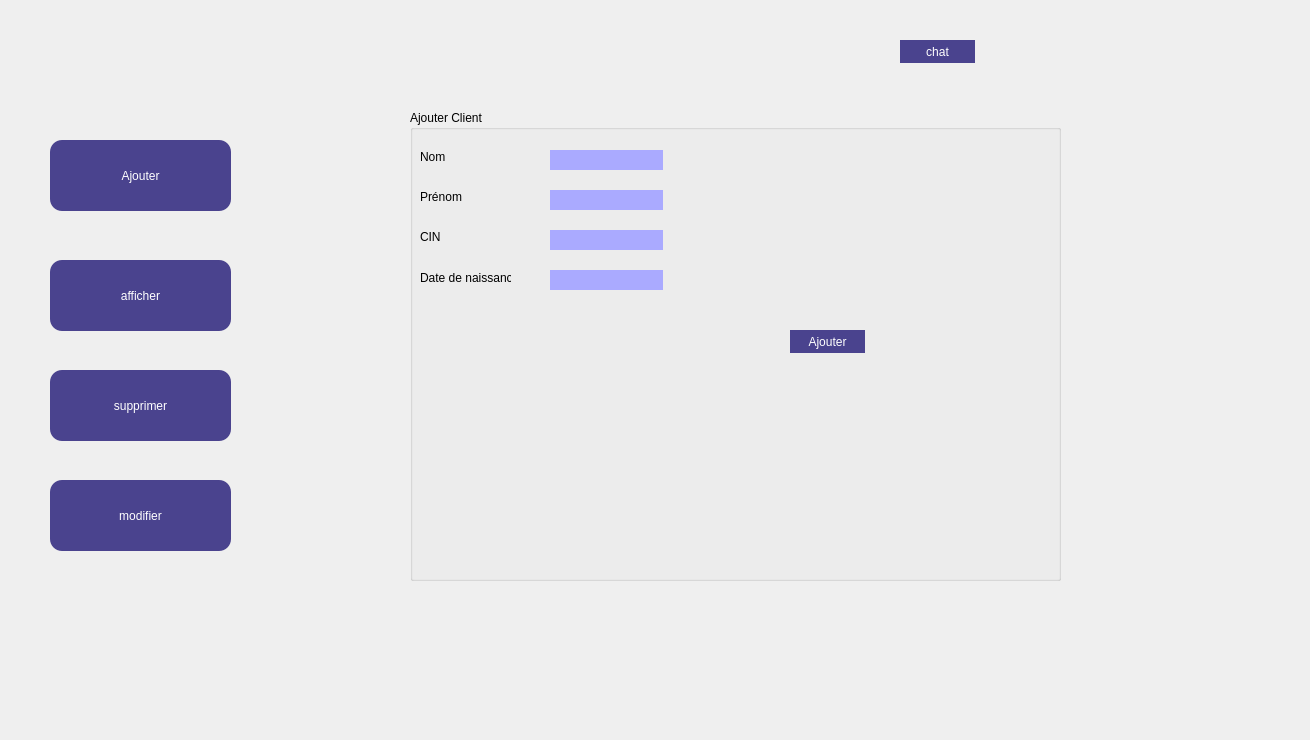
    <widget class="QWidget" name="page">
     <widget class="QGroupBox" name="groupBox">
      <property name="geometry">
       <rect>
        <x>410</x>
        <y>110</y>
        <width>651</width>
        <height>471</height>
       </rect>
      </property>
      <property name="title">
       <string>Ajouter Client</string>
      </property>
      <widget class="QLabel" name="label">
       <property name="geometry">
        <rect>
         <x>10</x>
         <y>40</y>
         <width>47</width>
         <height>13</height>
        </rect>
       </property>
       <property name="styleSheet">
        <string notr="true"/>
       </property>
       <property name="text">
        <string>Nom</string>
       </property>
      </widget>
      <widget class="QLabel" name="label_2">
       <property name="geometry">
        <rect>
         <x>10</x>
         <y>80</y>
         <width>47</width>
         <height>13</height>
        </rect>
       </property>
       <property name="text">
        <string>Prénom</string>
       </property>
      </widget>
      <widget class="QLabel" name="label_3">
       <property name="geometry">
        <rect>
         <x>10</x>
         <y>120</y>
         <width>47</width>
         <height>13</height>
        </rect>
       </property>
       <property name="text">
        <string>CIN</string>
       </property>
      </widget>
      <widget class="QLineEdit" name="lineEdit">
       <property name="geometry">
        <rect>
         <x>140</x>
         <y>40</y>
         <width>113</width>
         <height>20</height>
        </rect>
       </property>
       <property name="styleSheet">
        <string notr="true">background-color: rgb(170, 170, 255);
color: rgb(255, 255, 255);
border-radius: 12px;
font: 87 italic 8pt &quot;Segoe UI Black&quot;;</string>
       </property>
      </widget>
      <widget class="QLineEdit" name="lineEdit_2">
       <property name="geometry">
        <rect>
         <x>140</x>
         <y>80</y>
         <width>113</width>
         <height>20</height>
        </rect>
       </property>
       <property name="styleSheet">
        <string notr="true">background-color: rgb(170, 170, 255);
color: rgb(255, 255, 255);
border-radius: 12px;
font: 87 italic 8pt &quot;Segoe UI Black&quot;;</string>
       </property>
      </widget>
      <widget class="QLineEdit" name="lineEdit_3">
       <property name="geometry">
        <rect>
         <x>140</x>
         <y>120</y>
         <width>113</width>
         <height>20</height>
        </rect>
       </property>
       <property name="styleSheet">
        <string notr="true">background-color: rgb(170, 170, 255);
color: rgb(255, 255, 255);
border-radius: 12px;
font: 87 italic 8pt &quot;Segoe UI Black&quot;;</string>
       </property>
      </widget>
      <widget class="QLabel" name="label_6">
       <property name="geometry">
        <rect>
         <x>10</x>
         <y>160</y>
         <width>91</width>
         <height>16</height>
        </rect>
       </property>
       <property name="text">
        <string>Date de naissance</string>
       </property>
      </widget>
      <widget class="QLineEdit" name="lineEdit_4">
       <property name="geometry">
        <rect>
         <x>140</x>
         <y>160</y>
         <width>113</width>
         <height>20</height>
        </rect>
       </property>
       <property name="styleSheet">
        <string notr="true">background-color: rgb(170, 170, 255);
color: rgb(255, 255, 255);
border-radius: 12px;
font: 87 italic 8pt &quot;Segoe UI Black&quot;;</string>
       </property>
      </widget>
      <widget class="QPushButton" name="pushButton">
       <property name="geometry">
        <rect>
         <x>380</x>
         <y>220</y>
         <width>75</width>
         <height>23</height>
        </rect>
       </property>
       <property name="styleSheet">
        <string notr="true">QPushButton {
background-color: rgb(74, 67, 142);
color: rgb(255, 255, 255);
border-radius: 12px;
font: 87 italic 8pt &quot;Segoe UI Black&quot;;
}
QPushButton:hover:!pressed
{
	
	background-color: rgb(179, 126, 179);
}
</string>
       </property>
       <property name="text">
        <string>Ajouter</string>
       </property>
      </widget>
     </widget>
     <widget class="QLabel" name="label_4">
      <property name="geometry">
       <rect>
        <x>0</x>
        <y>0</y>
        <width>1301</width>
        <height>731</height>
       </rect>
      </property>
      <property name="text">
       <string/>
      </property>
      <property name="pixmap">
       <pixmap>../backgrr (1).png</pixmap>
      </property>
      <property name="scaledContents">
       <bool>true</bool>
      </property>
     </widget>
     <widget class="QPushButton" name="pushButton_2">
      <property name="geometry">
       <rect>
        <x>50</x>
        <y>140</y>
        <width>181</width>
        <height>71</height>
       </rect>
      </property>
      <property name="styleSheet">
       <string notr="true">QPushButton {
background-color: rgb(74, 67, 142);
color: rgb(255, 255, 255);
border-radius: 12px;
font: 87 italic 8pt &quot;Segoe UI Black&quot;;
}
QPushButton:hover:!pressed
{
	
	background-color: rgb(179, 126, 179);
}
</string>
      </property>
      <property name="text">
       <string>Ajouter</string>
      </property>
     </widget>
     <widget class="QPushButton" name="pushButton_3">
      <property name="geometry">
       <rect>
        <x>50</x>
        <y>260</y>
        <width>181</width>
        <height>71</height>
       </rect>
      </property>
      <property name="styleSheet">
       <string notr="true">QPushButton {
background-color: rgb(74, 67, 142);
color: rgb(255, 255, 255);
border-radius: 12px;
font: 87 italic 8pt &quot;Segoe UI Black&quot;;
}
QPushButton:hover:!pressed
{
	
	background-color: rgb(179, 126, 179);
}
</string>
      </property>
      <property name="text">
       <string>afficher</string>
      </property>
     </widget>
     <widget class="QPushButton" name="pushButton_4">
      <property name="geometry">
       <rect>
        <x>50</x>
        <y>370</y>
        <width>181</width>
        <height>71</height>
       </rect>
      </property>
      <property name="styleSheet">
       <string notr="true">QPushButton {
background-color: rgb(74, 67, 142);
color: rgb(255, 255, 255);
border-radius: 12px;
font: 87 italic 8pt &quot;Segoe UI Black&quot;;
}
QPushButton:hover:!pressed
{
	
	background-color: rgb(179, 126, 179);
}
</string>
      </property>
      <property name="text">
       <string>supprimer</string>
      </property>
     </widget>
     <widget class="QPushButton" name="pushButton_5">
      <property name="geometry">
       <rect>
        <x>50</x>
        <y>480</y>
        <width>181</width>
        <height>71</height>
       </rect>
      </property>
      <property name="styleSheet">
       <string notr="true">QPushButton {
background-color: rgb(74, 67, 142);
color: rgb(255, 255, 255);
border-radius: 12px;
font: 87 italic 8pt &quot;Segoe UI Black&quot;;
}
QPushButton:hover:!pressed
{
	
	background-color: rgb(179, 126, 179);
}
</string>
      </property>
      <property name="text">
       <string>modifier</string>
      </property>
     </widget>
     <widget class="QPushButton" name="pushButton_34">
      <property name="geometry">
       <rect>
        <x>900</x>
        <y>40</y>
        <width>75</width>
        <height>23</height>
       </rect>
      </property>
      <property name="styleSheet">
       <string notr="true">QPushButton {
background-color: rgb(74, 67, 142);
color: rgb(255, 255, 255);
border-radius: 12px;
font: 87 italic 8pt &quot;Segoe UI Black&quot;;
}
QPushButton:hover:!pressed
{
	
	background-color: rgb(179, 126, 179);
}</string>
      </property>
      <property name="text">
       <string>chat</string>
      </property>
     </widget>
     <zorder>label_4</zorder>
     <zorder>groupBox</zorder>
     <zorder>pushButton_2</zorder>
     <zorder>pushButton_3</zorder>
     <zorder>pushButton_4</zorder>
     <zorder>pushButton_5</zorder>
     <zorder>pushButton_34</zorder>
    </widget>
